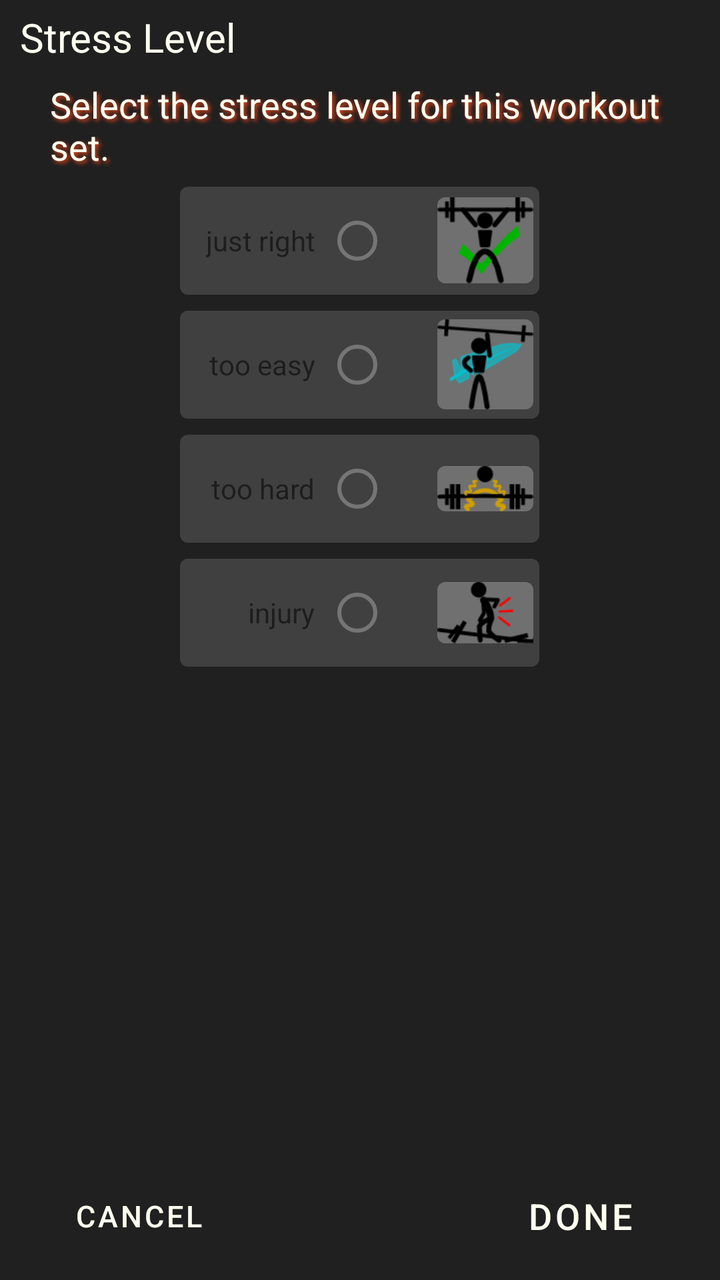
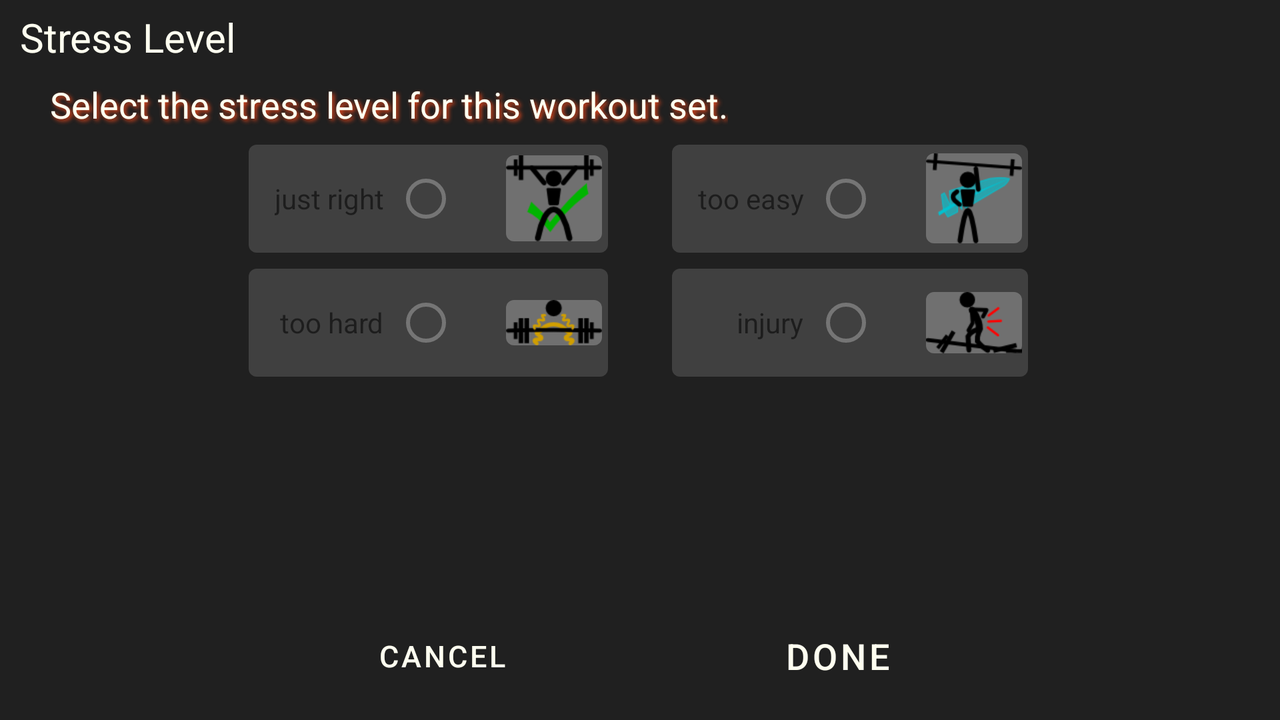

One screen, two layout resources from the same app: the default and the repository's alternative for another configuration. Each is rendered where Android would select it; the XML of both is given below.
<!-- AndroidManifest.xml: fallback theme Theme.MaterialComponents.DayNight.NoActionBar -->
<!-- res/layout/enter_stress.xml -->
<?xml version="1.0" encoding="utf-8"?>
<LinearLayout xmlns:android="http://schemas.android.com/apk/res/android"
	android:layout_width="fill_parent"
	android:layout_height="fill_parent"
	android:orientation="vertical"
	android:background="@color/gray_darkest"
	>

	<RelativeLayout
		android:layout_width="fill_parent"
		android:layout_height="wrap_content"
		>

		<TextView
			android:id="@+id/enter_stress_title_tv"
			android:layout_width="wrap_content"
			android:layout_height="wrap_content"
			android:layout_alignParentLeft="true"
			android:layout_alignParentTop="true"
			android:layout_gravity="center_vertical"
			android:layout_marginBottom="3dp"
			android:layout_marginLeft="10dp"
			android:layout_marginRight="3dp"
			android:layout_marginTop="5dp"
			android:text="@string/enter_stress_title"
			style="@style/white_text_large"
			/>

		<ImageView
			android:id="@+id/enter_stress_logo"
			android:layout_width="wrap_content"
			android:layout_height="wrap_content"
			android:layout_alignParentRight="true"
			android:layout_marginRight="8dp"
			android:layout_marginTop="6dp"
			android:src="@drawable/hpglogo_small" />
	</RelativeLayout>

	<RelativeLayout
		android:layout_width="fill_parent"
		android:layout_height="fill_parent" >

		
		
		

		<Button
			android:id="@+id/enter_stress_null_butt"
			android:layout_width="wrap_content"
			android:layout_height="wrap_content"
			android:layout_alignParentBottom="true"
			android:layout_centerHorizontal="true"
			android:layout_marginLeft="5dp"
			android:layout_marginRight="5dp"
			android:clickable="false"
			android:enabled="false"
			android:focusable="false"
			android:focusableInTouchMode="false"
			android:longClickable="false"
			android:paddingLeft="15dp"
			android:paddingRight="15dp"
			android:text="@string/question_mark"
			android:visibility="invisible" />

		<Button
			android:id="@+id/enter_stress_ok_butt"
			style="@style/white_text_medium"
			android:background="@drawable/button_shiny_black"
			android:layout_width="wrap_content"
			android:layout_height="wrap_content"
			android:layout_alignParentBottom="true"
			android:layout_alignParentRight="true"
			android:layout_marginBottom="8dp"
			android:layout_marginRight="8dp"
			android:layout_toRightOf="@id/enter_stress_null_butt"
			android:enabled="false"
			android:text="@string/done" />

		<Button
			android:id="@+id/enter_stress_cancel_butt"
			style="@style/white_text_small"
			android:layout_width="wrap_content"
			android:layout_height="wrap_content"
			android:layout_alignParentBottom="true"
			android:layout_alignParentLeft="true"
			android:layout_marginBottom="8dp"
			android:layout_marginLeft="8dp"
			android:layout_toLeftOf="@id/enter_stress_null_butt"
			android:background="@drawable/button_shiny_black"
			android:text="@string/cancel" />

		<TextView
			android:id="@+id/enter_stress_value_tv"
			android:layout_width="wrap_content"
			android:layout_height="wrap_content"
			android:layout_alignParentLeft="true"
			android:layout_marginLeft="25dp"
			android:layout_marginRight="12dp"
			android:layout_marginTop="5dp"
			android:shadowColor="@color/hpg_orange"
			android:shadowDx="3"
			android:shadowDy="3"
			android:shadowRadius="5"
			android:text="@string/enter_stress_prod"
			style="@style/white_text_medium"
			/>

		
		
		

		<TableLayout
			android:id="@+id/enter_stress_tablelayout"
			android:layout_width="wrap_content"
			android:layout_height="wrap_content"
			android:layout_below="@id/enter_stress_value_tv"
			android:layout_centerHorizontal="false"
			android:layout_centerInParent="true" >

			<TableRow
				android:id="@+id/enter_stress_table_row_ok"
				android:layout_width="fill_parent"
				android:layout_height="wrap_content"
				android:layout_marginBottom="4dp"
				android:layout_marginLeft="5dp"
				android:layout_marginRight="5dp"
				android:layout_marginTop="8dp"
				android:background="@drawable/rounded_edges_dark"
				android:clickable="true"
				android:gravity="center_horizontal"
				android:padding="3dp" >

				<TextView
					android:id="@+id/enter_stress_ok_tv"
					android:layout_width="wrap_content"
					android:layout_height="wrap_content"
					android:layout_gravity="right|center_vertical"
					android:layout_marginLeft="5dp"
					android:text="@string/enter_stress_cond_stress_ok" />

				<RadioButton
					android:id="@+id/enter_stress_ok_rb"
					android:layout_width="wrap_content"
					android:layout_height="wrap_content"
					android:layout_gravity="center_vertical"
					android:layout_marginLeft="5dp"
					android:layout_marginRight="8dp"
					android:clickable="false" />

				<ImageView
					android:layout_width="wrap_content"
					android:layout_height="wrap_content"
					android:layout_gravity="center_vertical"
					android:background="@drawable/rounded_edges_medium"
					android:src="@drawable/stress_just_right" />

			</TableRow>

			<TableRow
				android:id="@+id/enter_stress_table_row_too_easy"
				android:layout_width="fill_parent"
				android:layout_height="wrap_content"
				android:layout_marginBottom="4dp"
				android:layout_marginLeft="5dp"
				android:layout_marginRight="5dp"
				android:layout_marginTop="4dp"
				android:background="@drawable/rounded_edges_dark"
				android:clickable="true"
				android:gravity="center_horizontal"
				android:padding="3dp" >

				<TextView
					android:id="@+id/enter_stress_too_easy_tv"
					android:layout_width="wrap_content"
					android:layout_height="wrap_content"
					android:layout_gravity="right|center_vertical"
					android:layout_marginLeft="5dp"
					android:text="@string/enter_stress_cond_stress_too_easy" />

				<RadioButton
					android:id="@+id/enter_stress_too_easy_rb"
					android:layout_width="wrap_content"
					android:layout_height="wrap_content"
					android:layout_gravity="center_vertical"
					android:layout_marginLeft="5dp"
					android:layout_marginRight="8dp"
					android:clickable="false" />

				<ImageView
					android:src="@drawable/stress_too_easy"
					android:layout_width="wrap_content"
					android:layout_height="wrap_content"
					android:background="@drawable/rounded_edges_medium"
					android:layout_gravity="center_vertical"
					/>
			</TableRow>

			<TableRow
				android:id="@+id/enter_stress_table_row_too_hard"
				android:layout_width="fill_parent"
				android:layout_height="wrap_content"
				android:layout_marginBottom="4dp"
				android:layout_marginLeft="5dp"
				android:layout_marginRight="5dp"
				android:layout_marginTop="4dp"
				android:background="@drawable/rounded_edges_dark"
				android:clickable="true"
				android:gravity="center_horizontal"
				android:padding="3dp" >

				<TextView
					android:id="@+id/enter_stress_too_hard_tv"
					android:layout_width="wrap_content"
					android:layout_height="wrap_content"
					android:layout_gravity="right|center_vertical"
					android:layout_marginLeft="5dp"
					android:text="@string/enter_stress_cond_stress_too_hard" />

				<RadioButton
					android:id="@+id/enter_stress_too_hard_rb"
					android:layout_width="wrap_content"
					android:layout_height="wrap_content"
					android:layout_gravity="center_vertical"
					android:layout_marginLeft="5dp"
					android:layout_marginRight="8dp"
					android:clickable="false" />

				<ImageView
					android:src="@drawable/stress_too_heavy"
					android:layout_width="wrap_content"
					android:layout_height="wrap_content"
					android:background="@drawable/rounded_edges_medium"
					android:layout_gravity="center_vertical"
					/>
			</TableRow>

			<TableRow
				android:id="@+id/enter_stress_table_row_injury"
				android:layout_width="fill_parent"
				android:layout_height="wrap_content"
				android:layout_marginBottom="8dp"
				android:layout_marginLeft="5dp"
				android:layout_marginRight="5dp"
				android:layout_marginTop="4dp"
				android:background="@drawable/rounded_edges_dark"
				android:clickable="true"
				android:gravity="center_horizontal"
				android:padding="3dp" >

				<TextView
					android:id="@+id/enter_stress_injury_tv"
					android:layout_width="wrap_content"
					android:layout_height="wrap_content"
					android:layout_gravity="right|center_vertical"
					android:layout_marginLeft="5dp"
					android:text="@string/enter_stress_cond_stress_injury" />

				<RadioButton
					android:id="@+id/enter_stress_injury_rb"
					android:layout_width="wrap_content"
					android:layout_height="wrap_content"
					android:layout_gravity="center_vertical"
					android:layout_marginLeft="5dp"
					android:layout_marginRight="8dp"
					android:clickable="false" />

				<ImageView
					android:src="@drawable/stress_injury"
					android:layout_width="wrap_content"
					android:layout_height="wrap_content"
					android:background="@drawable/rounded_edges_medium"
					android:layout_gravity="center_vertical"
					/>
			</TableRow>

		</TableLayout>


	</RelativeLayout>

</LinearLayout>
<!-- resources referenced by this layout -->
<resources>
  <color name="gray_darkest">#202020</color>
  <color name="hpg_orange">#EB461A</color>
  <!-- drawable button_shiny_black (drawable) -->
  <?xml version="1.0" encoding="utf-8"?>
  <selector xmlns:android="http://schemas.android.com/apk/res/android" >
  	<item
  	    android:state_focused="true"
  	    android:state_pressed="false" 
  	    android:drawable="@drawable/button_shiny_black_no_logo_focused"
          />
      	<item
  	    android:state_pressed="true" 
  	    android:drawable="@drawable/button_shiny_black_no_logo_pressed"
          />
  	<item 
          android:state_enabled="false" 
  	    android:drawable="@drawable/button_shiny_black_no_logo_disabled"
          />
  	<item 
  	    android:drawable="@drawable/button_shiny_black_no_logo_normal"
  	/>
  </selector>
  <!-- drawable rounded_edges_dark (drawable) -->
  <?xml version="1.0" encoding="utf-8"?>
  <shape xmlns:android="http://schemas.android.com/apk/res/android" >
  
  	<solid android:color="@color/gray_dark" />
  
  	<corners
  		android:radius="4dp"
  		/>
  
  	<padding
  		android:bottom="0dp"
  		android:left="0dp"
  		android:right="0dp"
  		android:top="0dp" />
  
  
  </shape>
  <!-- drawable rounded_edges_medium (drawable) -->
  <?xml version="1.0" encoding="utf-8"?>
  <shape xmlns:android="http://schemas.android.com/apk/res/android" >
  
  	<solid android:color="@color/gray_medium" />
  
  	<corners
  		android:radius="4dp"
  		/>
  
  	<padding
  		android:bottom="0dp"
  		android:left="0dp"
  		android:right="0dp"
  		android:top="0dp" />
  
  
  </shape>
  <!-- drawable stress_injury: png bitmap (drawable, 1193 bytes) -->
  <!-- drawable stress_just_right: png bitmap (drawable, 1615 bytes) -->
  <!-- drawable stress_too_easy: png bitmap (drawable, 2246 bytes) -->
  <!-- drawable stress_too_heavy: png bitmap (drawable, 1255 bytes) -->
  <string name="cancel">cancel</string>
  <string name="done">done</string>
  <string name="enter_stress_cond_stress_injury">injury</string>
  <string name="enter_stress_cond_stress_ok">just right</string>
  <string name="enter_stress_cond_stress_too_easy">too easy</string>
  <string name="enter_stress_cond_stress_too_hard">too hard</string>
  <string name="enter_stress_prod">Select the stress
  		level for this workout set.</string>
  <string name="enter_stress_title">Stress Level</string>
  <string name="question_mark">i</string>
  <style name="white_text_large" parent="@android:style/TextAppearance">
  		<item name="android:textColor">@color/ivory</item>
  		<item name="android:textSize">20sp</item>
  	</style>
  <style name="white_text_medium" parent="@android:style/TextAppearance">
  		<item name="android:textColor">@color/ivory</item>
  		<item name="android:textSize">18sp</item>
  	</style>
  <style name="white_text_small" parent="@android:style/TextAppearance">
  		<item name="android:textColor">@color/ivory</item>
  		<item name="android:textSize">15sp</item>
  	</style>
  <!-- drawable button_shiny_black_no_logo_focused: png bitmap (drawable, 3703 bytes) -->
  <!-- drawable button_shiny_black_no_logo_pressed: png bitmap (drawable, 3389 bytes) -->
  <color name="gray_dark">#404040</color>
  <color name="gray_medium">#707070</color>
  <color name="ivory">#fffff0</color>
</resources>
<!-- res/layout-land/enter_stress.xml (the repository's variant of the layout above) -->
<!-- drawn on the phone turned sideways -->
<?xml version="1.0" encoding="utf-8"?>
<LinearLayout xmlns:android="http://schemas.android.com/apk/res/android"
	android:layout_width="fill_parent"
	android:layout_height="fill_parent"
	android:orientation="vertical"
	android:background="@color/gray_darkest"
	>

	<RelativeLayout
		android:layout_width="fill_parent"
		android:layout_height="wrap_content"
		>

		<TextView
			android:id="@+id/enter_stress_title_tv"
			android:layout_width="wrap_content"
			android:layout_height="wrap_content"
			android:layout_alignParentLeft="true"
			android:layout_alignParentTop="true"
			android:layout_gravity="center_vertical"
			android:layout_marginBottom="3dp"
			android:layout_marginLeft="10dp"
			android:layout_marginRight="3dp"
			android:layout_marginTop="5dp"
			android:text="@string/enter_stress_title"
			style="@style/white_text_large"
			/>

		<ImageView
			android:id="@+id/enter_stress_logo"
			android:layout_width="wrap_content"
			android:layout_height="wrap_content"
			android:layout_alignParentRight="true"
			android:layout_marginRight="8dp"
			android:layout_marginTop="6dp"
			android:src="@drawable/hpglogo_small" />
	</RelativeLayout>

	<RelativeLayout
		android:layout_width="fill_parent"
		android:layout_height="fill_parent" >

		

		<TextView
			android:id="@+id/enter_stress_center_null"
			android:layout_width="wrap_content"
			android:layout_height="wrap_content"
			android:layout_centerInParent="true"
			android:text="@string/null_string"
			android:visibility="invisible" />

		
		
		

		<Button
			android:id="@+id/enter_stress_null_butt"
			android:layout_width="wrap_content"
			android:layout_height="wrap_content"
			android:layout_alignParentBottom="true"
			android:layout_centerHorizontal="true"
			android:layout_marginLeft="5dp"
			android:layout_marginRight="5dp"
			android:clickable="false"
			android:enabled="false"
			android:focusable="false"
			android:focusableInTouchMode="false"
			android:longClickable="false"
			android:paddingLeft="15dp"
			android:paddingRight="15dp"
			android:text="@string/question_mark"
			android:visibility="invisible" />

		<Button
			android:id="@+id/enter_stress_ok_butt"
			style="@style/white_text_medium"
			android:background="@drawable/button_shiny_black"
			android:layout_width="wrap_content"
			android:layout_height="wrap_content"
			android:layout_alignParentBottom="true"
			android:minWidth="100dp"
			android:layout_marginBottom="8dp"
			android:layout_toRightOf="@id/enter_stress_null_butt"
			android:enabled="false"
			android:text="@string/done" />

		<Button
			android:id="@+id/enter_stress_cancel_butt"
			style="@style/white_text_small"
			android:layout_width="wrap_content"
			android:layout_height="wrap_content"
			android:layout_alignParentBottom="true"
			android:layout_marginBottom="8dp"
			android:layout_toLeftOf="@id/enter_stress_null_butt"
			android:minWidth="100dp"
			android:background="@drawable/button_shiny_black"
			android:text="@string/cancel" />

		<TextView
			android:id="@+id/enter_stress_value_tv"
			android:layout_width="wrap_content"
			android:layout_height="wrap_content"
			android:layout_alignParentLeft="true"
			android:layout_marginLeft="25dp"
			android:layout_marginRight="12dp"
			android:layout_marginTop="5dp"
			android:shadowColor="@color/hpg_orange"
			android:shadowDx="3"
			android:shadowDy="3"
			android:shadowRadius="5"
			android:text="@string/enter_stress_prod"
			style="@style/white_text_medium"
			/>

		
		
		

		<TableLayout
			android:id="@+id/enter_stress_tablelayout"
			android:layout_width="wrap_content"
			android:layout_height="wrap_content"
			android:layout_below="@id/enter_stress_value_tv"
			android:layout_toLeftOf="@id/enter_stress_center_null"
			android:layout_centerHorizontal="false"
			android:layout_centerInParent="true" >

			<TableRow
				android:id="@+id/enter_stress_table_row_ok"
				android:layout_width="fill_parent"
				android:layout_height="wrap_content"
				android:layout_marginBottom="4dp"
				android:layout_marginLeft="5dp"
				android:layout_marginRight="5dp"
				android:layout_marginTop="8dp"
				android:background="@drawable/rounded_edges_dark"
				android:clickable="true"
				android:gravity="center_horizontal"
				android:padding="3dp" >

				<TextView
					android:id="@+id/enter_stress_ok_tv"
					android:layout_width="wrap_content"
					android:layout_height="wrap_content"
					android:layout_gravity="right|center_vertical"
					android:layout_marginLeft="5dp"
					android:text="@string/enter_stress_cond_stress_ok" />

				<RadioButton
					android:id="@+id/enter_stress_ok_rb"
					android:layout_width="wrap_content"
					android:layout_height="wrap_content"
					android:layout_gravity="center_vertical"
					android:layout_marginLeft="5dp"
					android:layout_marginRight="8dp"
					android:clickable="false" />

				<ImageView
					android:layout_width="wrap_content"
					android:layout_height="wrap_content"
					android:layout_gravity="center_vertical"
					android:background="@drawable/rounded_edges_medium"
					android:src="@drawable/stress_just_right" />

			</TableRow>

			<TableRow
				android:id="@+id/enter_stress_table_row_too_hard"
				android:layout_width="fill_parent"
				android:layout_height="wrap_content"
				android:layout_marginBottom="4dp"
				android:layout_marginLeft="5dp"
				android:layout_marginRight="5dp"
				android:layout_marginTop="4dp"
				android:background="@drawable/rounded_edges_dark"
				android:clickable="true"
				android:gravity="center_horizontal"
				android:padding="3dp" >

				<TextView
					android:id="@+id/enter_stress_too_hard_tv"
					android:layout_width="wrap_content"
					android:layout_height="wrap_content"
					android:layout_gravity="right|center_vertical"
					android:layout_marginLeft="5dp"
					android:text="@string/enter_stress_cond_stress_too_hard" />

				<RadioButton
					android:id="@+id/enter_stress_too_hard_rb"
					android:layout_width="wrap_content"
					android:layout_height="wrap_content"
					android:layout_gravity="center_vertical"
					android:layout_marginLeft="5dp"
					android:layout_marginRight="8dp"
					android:clickable="false" />

				<ImageView
					android:src="@drawable/stress_too_heavy"
					android:layout_width="wrap_content"
					android:layout_height="wrap_content"
					android:background="@drawable/rounded_edges_medium"
					android:layout_gravity="center_vertical"
					/>
			</TableRow>

		</TableLayout>




		
		<TableLayout
			android:id="@+id/enter_stress_tablelayout"
			android:layout_width="wrap_content"
			android:layout_height="wrap_content"
			android:layout_below="@id/enter_stress_value_tv"
			android:layout_toRightOf="@id/enter_stress_center_null"
			android:layout_centerHorizontal="false"
			android:layout_centerInParent="true" >

			<TableRow
				android:id="@+id/enter_stress_table_row_too_easy"
				android:layout_width="fill_parent"
				android:layout_height="wrap_content"
				android:layout_marginBottom="4dp"
				android:layout_marginLeft="5dp"
				android:layout_marginRight="5dp"
				android:layout_marginTop="8dp"
				android:background="@drawable/rounded_edges_dark"
				android:clickable="true"
				android:gravity="center_horizontal"
				android:padding="3dp" >

				<TextView
					android:id="@+id/enter_stress_too_easy_tv"
					android:layout_width="wrap_content"
					android:layout_height="wrap_content"
					android:layout_gravity="right|center_vertical"
					android:layout_marginLeft="5dp"
					android:text="@string/enter_stress_cond_stress_too_easy" />

				<RadioButton
					android:id="@+id/enter_stress_too_easy_rb"
					android:layout_width="wrap_content"
					android:layout_height="wrap_content"
					android:layout_gravity="center_vertical"
					android:layout_marginLeft="5dp"
					android:layout_marginRight="8dp"
					android:clickable="false" />

				<ImageView
					android:src="@drawable/stress_too_easy"
					android:layout_width="wrap_content"
					android:layout_height="wrap_content"
					android:background="@drawable/rounded_edges_medium"
					android:layout_gravity="center_vertical"
					/>
			</TableRow>

			<TableRow
				android:id="@+id/enter_stress_table_row_injury"
				android:layout_width="fill_parent"
				android:layout_height="wrap_content"
				android:layout_marginBottom="8dp"
				android:layout_marginLeft="5dp"
				android:layout_marginRight="5dp"
				android:layout_marginTop="4dp"
				android:background="@drawable/rounded_edges_dark"
				android:clickable="true"
				android:gravity="center_horizontal"
				android:padding="3dp" >

				<TextView
					android:id="@+id/enter_stress_injury_tv"
					android:layout_width="wrap_content"
					android:layout_height="wrap_content"
					android:layout_gravity="right|center_vertical"
					android:layout_marginLeft="5dp"
					android:text="@string/enter_stress_cond_stress_injury" />

				<RadioButton
					android:id="@+id/enter_stress_injury_rb"
					android:layout_width="wrap_content"
					android:layout_height="wrap_content"
					android:layout_gravity="center_vertical"
					android:layout_marginLeft="5dp"
					android:layout_marginRight="8dp"
					android:clickable="false" />

				<ImageView
					android:src="@drawable/stress_injury"
					android:layout_width="wrap_content"
					android:layout_height="wrap_content"
					android:background="@drawable/rounded_edges_medium"
					android:layout_gravity="center_vertical"
					/>
			</TableRow>

		</TableLayout>







	</RelativeLayout>

</LinearLayout>
<!-- resources referenced by the variant -->
<!-- as the phone turned sideways resolves them -->
<resources>
  <color name="gray_darkest">#202020</color>
  <color name="hpg_orange">#EB461A</color>
  <!-- drawable button_shiny_black (drawable) -->
  <?xml version="1.0" encoding="utf-8"?>
  <selector xmlns:android="http://schemas.android.com/apk/res/android" >
  	<item
  	    android:state_focused="true"
  	    android:state_pressed="false" 
  	    android:drawable="@drawable/button_shiny_black_no_logo_focused"
          />
      	<item
  	    android:state_pressed="true" 
  	    android:drawable="@drawable/button_shiny_black_no_logo_pressed"
          />
  	<item 
          android:state_enabled="false" 
  	    android:drawable="@drawable/button_shiny_black_no_logo_disabled"
          />
  	<item 
  	    android:drawable="@drawable/button_shiny_black_no_logo_normal"
  	/>
  </selector>
  <!-- drawable rounded_edges_dark (drawable) -->
  <?xml version="1.0" encoding="utf-8"?>
  <shape xmlns:android="http://schemas.android.com/apk/res/android" >
  
  	<solid android:color="@color/gray_dark" />
  
  	<corners
  		android:radius="4dp"
  		/>
  
  	<padding
  		android:bottom="0dp"
  		android:left="0dp"
  		android:right="0dp"
  		android:top="0dp" />
  
  
  </shape>
  <!-- drawable rounded_edges_medium (drawable) -->
  <?xml version="1.0" encoding="utf-8"?>
  <shape xmlns:android="http://schemas.android.com/apk/res/android" >
  
  	<solid android:color="@color/gray_medium" />
  
  	<corners
  		android:radius="4dp"
  		/>
  
  	<padding
  		android:bottom="0dp"
  		android:left="0dp"
  		android:right="0dp"
  		android:top="0dp" />
  
  
  </shape>
  <!-- drawable stress_injury: png bitmap (drawable, 1193 bytes) -->
  <!-- drawable stress_just_right: png bitmap (drawable, 1615 bytes) -->
  <!-- drawable stress_too_easy: png bitmap (drawable, 2246 bytes) -->
  <!-- drawable stress_too_heavy: png bitmap (drawable, 1255 bytes) -->
  <string name="cancel">cancel</string>
  <string name="done">done</string>
  <string name="enter_stress_cond_stress_injury">injury</string>
  <string name="enter_stress_cond_stress_ok">just right</string>
  <string name="enter_stress_cond_stress_too_easy">too easy</string>
  <string name="enter_stress_cond_stress_too_hard">too hard</string>
  <string name="enter_stress_prod">Select the stress
  		level for this workout set.</string>
  <string name="enter_stress_title">Stress Level</string>
  <string name="null_string">null</string>
  <string name="question_mark">i</string>
  <style name="white_text_large" parent="@android:style/TextAppearance">
  		<item name="android:textColor">@color/ivory</item>
  		<item name="android:textSize">20sp</item>
  	</style>
  <style name="white_text_medium" parent="@android:style/TextAppearance">
  		<item name="android:textColor">@color/ivory</item>
  		<item name="android:textSize">18sp</item>
  	</style>
  <style name="white_text_small" parent="@android:style/TextAppearance">
  		<item name="android:textColor">@color/ivory</item>
  		<item name="android:textSize">15sp</item>
  	</style>
  <!-- drawable button_shiny_black_no_logo_focused: png bitmap (drawable, 3703 bytes) -->
  <!-- drawable button_shiny_black_no_logo_pressed: png bitmap (drawable, 3389 bytes) -->
  <color name="gray_dark">#404040</color>
  <color name="gray_medium">#707070</color>
  <color name="ivory">#fffff0</color>
</resources>
